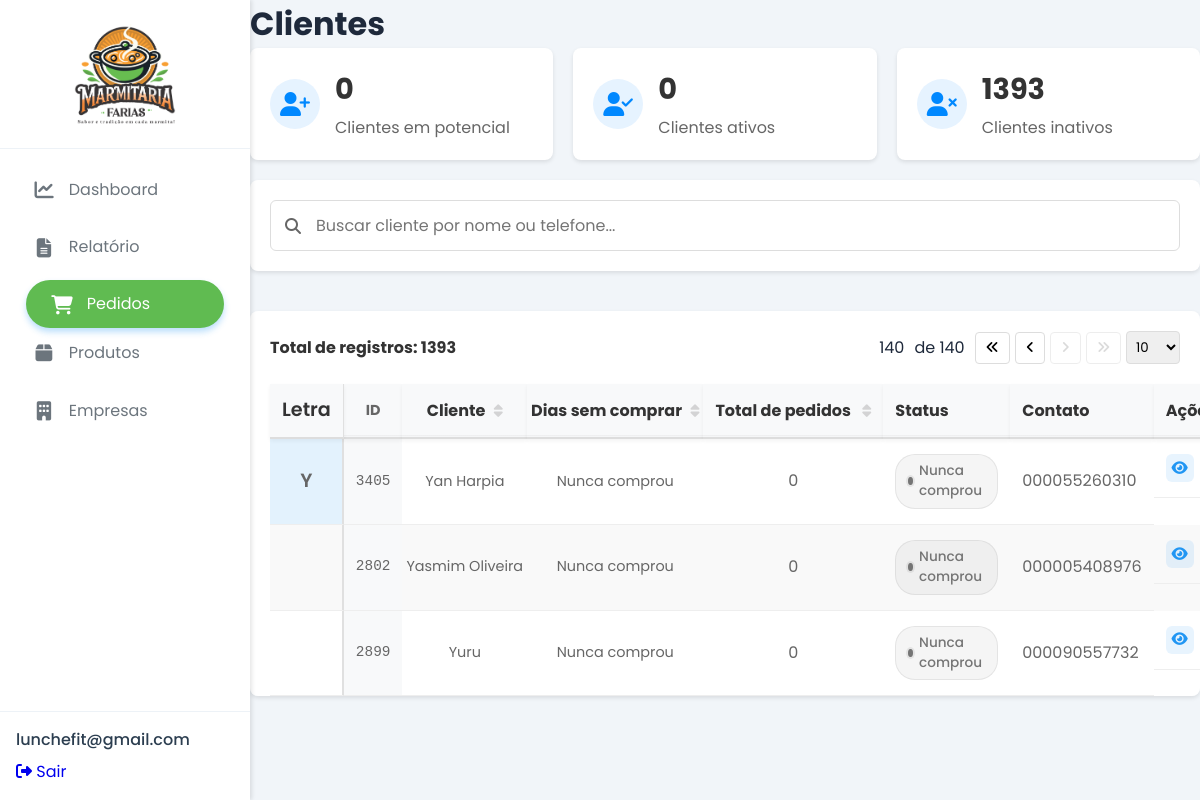
The page /admin/views/clientes.php?pagina=140&itens=10 (signed in) on the database its author committed.
### tables this page shows
CREATE TABLE `clientes` (
  `id_cliente` int(11) NOT NULL AUTO_INCREMENT,
  `nome_cliente` varchar(255) DEFAULT NULL,
  `telefone_cliente` varchar(20) DEFAULT NULL,
  `fk_empresa_id` int(11) DEFAULT NULL,
  `tipo_cliente` tinyint(1) NOT NULL DEFAULT 0 COMMENT '0=pessoa_fisica, 1=funcionario',
  `data_insert` timestamp NULL DEFAULT current_timestamp() COMMENT 'Data e hora do cadastro do cliente no sistema',
  PRIMARY KEY (`id_cliente`),
  UNIQUE KEY `idx_telefone_cliente` (`telefone_cliente`,`id_cliente`),
  KEY `idx_empresa_cliente` (`fk_empresa_id`),
  KEY `idx_tipo_cliente` (`tipo_cliente`)
);

### admin/views/clientes.php (the view, shortened to what this page needs)
<?php
include_once '../config/database.php';
$itens_por_pagina = isset($_GET['itens']) ? (int)$_GET['itens'] : 10;
$pagina_atual = isset($_GET['pagina']) ? (int)$_GET['pagina'] : 1;
$offset = ($pagina_atual - 1) * $itens_por_pagina;
$sql_totais = "SELECT
    (SELECT COUNT(*) FROM clientes) as total_clientes,
    COUNT(DISTINCT CASE
        WHEN DATEDIFF(CURRENT_DATE, p.data_pedido) <= 30
        THEN c.id_cliente
    END) as clientes_ativos,
    COUNT(DISTINCT CASE
        WHEN DATEDIFF(CURRENT_DATE, p.data_pedido) > 30
        AND DATEDIFF(CURRENT_DATE, p.data_pedido) <= 90
        THEN c.id_cliente
    END) as clientes_potenciais,
    (SELECT COUNT(*) FROM clientes
     WHERE id_cliente NOT IN (
         SELECT DISTINCT fk_cliente_id
         FROM pedidos
         WHERE DATEDIFF(CURRENT_DATE, data_pedido) <= 30
     )) as clientes_inativos
FROM clientes c
LEFT JOIN pedidos p ON c.id_cliente = p.fk_cliente_id";
$stmt_totais = $pdo->query($sql_totais);
$totais = $stmt_totais->fetch();
$sql_total = "SELECT COUNT(*) as total FROM clientes";
$stmt_total = $pdo->query($sql_total);
$total_registros = $stmt_total->fetch()['total'];
$total_paginas = ceil($total_registros / $itens_por_pagina);
$sql_clientes = "SELECT
    c.id_cliente,
    c.nome_cliente,
    c.telefone_cliente,
    DATEDIFF(CURRENT_DATE, MAX(p.data_pedido)) as dias_sem_comprar,
    COUNT(p.id_pedido) as total_pedidos,
    CASE
        WHEN MAX(p.data_pedido) IS NULL THEN 'Nunca comprou'
        WHEN DATEDIFF(CURRENT_DATE, MAX(p.data_pedido)) <= 30 THEN 'Ativo'
        ELSE 'Inativo'
    END as status_cliente
FROM clientes c
LEFT JOIN pedidos p ON c.id_cliente = p.fk_cliente_id
GROUP BY c.id_cliente
ORDER BY
    CASE WHEN COUNT(p.id_pedido) = 0 THEN 1 ELSE 0 END, -- Coloca quem nunca comprou por último
    c.nome_cliente ASC -- Ordena alfabeticamente dentro de cada grupo
LIMIT :limit OFFSET :offset";
$stmt_clientes = $pdo->prepare($sql_clientes);
$stmt_clientes->bindValue(':limit', $itens_por_pagina, PDO::PARAM_INT);
$stmt_clientes->bindValue(':offset', $offset, PDO::PARAM_INT);
$stmt_clientes->execute();
$clientes = $stmt_clientes->fetchAll();
function formatarTelefone($telefone) {
    $telefone = preg_replace('/[^0-9]/', '', $telefone);
    $length = strlen($telefone);
    return $telefone;
}
?>
<!DOCTYPE html>
<html lang="en">
<head>
    <link rel="stylesheet" href="../assets/css/style.css">
    <link rel="stylesheet" href="../assets/css/menu.css">
    <link rel="stylesheet" href="../assets/css/clientes.css">
    <link rel="stylesheet" href="https://cdnjs.cloudflare.com/ajax/libs/font-awesome/6.4.0/css/all.min.css">
</head>
<body>
    <?php include_once '../includes/menu.php'; ?>
    <div class="main-content">
        <header>
            <h1>Clientes</h1>
        </header>
        <div class="dashboard-container">
            <div class="card-container">
                <div class="card">
                    <div class="icon">
                        <i class="fa-solid fa-user-plus"></i>
                    </div>
                    <div class="info">
                        <h2><?php echo $totais['clientes_potenciais']; ?></h2>
                        <p>Clientes em potencial</p>
                    </div>
                </div>
                <div class="card">
                    <div class="icon">
                        <i class="fa-solid fa-user-check"></i>
                    </div>
                    <div class="info">
                        <h2><?php echo $totais['clientes_ativos']; ?></h2>
                        <p>Clientes ativos</p>
                    </div>
                </div>
                <div class="card">
                    <div class="icon">
                        <i class="fa-solid fa-user-xmark"></i>
                    </div>
                    <div class="info">
                        <h2><?php echo $totais['clientes_inativos']; ?></h2>
                        <p>Clientes inativos</p>
                    </div>
                </div>
            </div>
            <div class="search-card">
                <div class="search-input">
                    <i class="fas fa-search"></i>
                    <input type="text" id="searchCliente" placeholder="Buscar cliente por nome ou telefone...">
                </div>
            </div>
            <div class="clients-table-card">
                <div class="table-header">
                    <div class="table-title">
                        <h3>Total de registros: <?php echo $total_registros; ?></h3>
                    </div>
                    <div class="table-pagination">
                        <span><?php echo $pagina_atual; ?></span> de <?php echo $total_paginas; ?>
                        <div class="pagination-controls">
                            <a href="?pagina=1&itens=<?php echo $itens_por_pagina; ?>"
                               class="<?php echo $pagina_atual <= 1 ? 'disabled' : ''; ?>">
                                <button <?php echo $pagina_atual <= 1 ? 'disabled' : ''; ?>>
                                    <i class="fas fa-angle-double-left"></i>
                                </button>
                            </a>
                            <a href="?pagina=<?php echo max(1, $pagina_atual - 1); ?>&itens=<?php echo $itens_por_pagina; ?>"
                               class="<?php echo $pagina_atual <= 1 ? 'disabled' : ''; ?>">
                                <button <?php echo $pagina_atual <= 1 ? 'disabled' : ''; ?>>
                                    <i class="fas fa-angle-left"></i>
                                </button>
                            </a>
                            <a href="?pagina=<?php echo min($total_paginas, $pagina_atual + 1); ?>&itens=<?php echo $itens_por_pagina; ?>"
                               class="<?php echo $pagina_atual >= $total_paginas ? 'disabled' : ''; ?>">
                                <button <?php echo $pagina_atual >= $total_paginas ? 'disabled' : ''; ?>>
                                    <i class="fas fa-angle-right"></i>
                                </button>
                            </a>
                            <a href="?pagina=<?php echo $total_paginas; ?>&itens=<?php echo $itens_por_pagina; ?>"
                               class="<?php echo $pagina_atual >= $total_paginas ? 'disabled' : ''; ?>">
                                <button <?php echo $pagina_atual >= $total_paginas ? 'disabled' : ''; ?>>
                                    <i class="fas fa-angle-double-right"></i>
                                </button>
                            </a>
                            <select onchange="window.location.href='?pagina=1&itens=' + this.value">
                                <option value="10" <?php echo $itens_por_pagina == 10 ? 'selected' : ''; ?>>10</option>
                            </select>
                        </div>
                    </div>
                </div>
                <table class="clients-table">
                    <thead>
                        <tr>
                            <th class="letra-column sticky-column">Letra</th>
                            <th>ID</th>
                            <th>Cliente <i class="fas fa-sort"></i></th>
                            <th>Dias sem comprar <i class="fas fa-sort"></i></th>
                            <th>Total de pedidos <i class="fas fa-sort"></i></th>
                            <th>Status</th>
                            <th>Contato</th>
                            <th>Ações</th>
                        </tr>
                    </thead>
                    <tbody>
                        <?php
                        $letra_atual = '';
                        foreach($clientes as $cliente):
                            $primeira_letra = mb_strtoupper(mb_substr($cliente['nome_cliente'], 0, 1, 'UTF-8'));
                            $nova_letra = ($primeira_letra !== $letra_atual);
                            $letra_atual = $primeira_letra;
                        ?>
                        <tr>
                            <td class="letra-column sticky-column <?php echo $nova_letra ? 'nova-letra' : ''; ?>">
                                <?php echo $nova_letra ? $primeira_letra : ''; ?>
                            </td>
                            <td class="id-column"><?php echo $cliente['id_cliente']; ?></td>
                            <td><?php echo htmlspecialchars($cliente['nome_cliente']); ?></td>
                            <td><?php echo $cliente['dias_sem_comprar'] ?? 'Nunca comprou'; ?></td>
                            <td><?php echo $cliente['total_pedidos']; ?></td>
                            <td class="status-column">
                                <span class="status-badge <?php echo strtolower(str_replace(' ', '-', $cliente['status_cliente'])); ?>">
                                    <?php echo $cliente['status_cliente']; ?>
                                </span>
                            </td>
                            <td><?php echo formatarTelefone($cliente['telefone_cliente']); ?></td>
                            <td class="actions">
                                <a href="#" class="view-link" title="Visualizar cliente">
                                    <i class="fas fa-eye"></i>
                                </a>
                            </td>
                        </tr>
                        <?php endforeach; ?>
                    </tbody>
                </table>
            </div>
        </div>
    </div>
</body>
</html>

### admin/assets/css/style.css (style rules this page uses)
:root { --primary: #60bb51; --primary-dark: #49913e; --secondary: #f89f32; --success: #22c55e; --warning: #f59e0b; --danger: #ef4444; --gray-50: #f8fafc; --gray-100: #f1f5f9; --gray-200: #e2e8f0; --gray-300: #cbd5e1; --gray-400: #94a3b8; --gray-500: #64748b; --gray-600: #475569; --gray-700: #334155; --gray-800: #1e293b; --gray-900: #0f172a; --white: #ffffff; }
* { margin: 0; padding: 0; box-sizing: border-box; font-family: 'Poppins', sans-serif; text-decoration: none; outline: none; border: none; transition: all 0.25s cubic-bezier(0.4, 0, 0.2, 1); }
body { display: flex; flex-direction: column; min-height: 100vh; background-color: var(--gray-100); color: var(--gray-800); line-height: 1.5; position: relative; }

### admin/assets/css/menu.css (style rules this page uses)
.main-content { margin-left: 250px; min-height: 100vh; }

### rows shown on the page
clientes: nome_cliente "Y", id_cliente "3405", nome_cliente "Yan Harpia", dias_sem_comprar "Nunca comprou", total_pedidos "0", status_cliente "Nunca comprou", telefone_cliente "000055260310"
clientes: id_cliente "2802", nome_cliente "Yasmim Oliveira", dias_sem_comprar "Nunca comprou", total_pedidos "0", status_cliente "Nunca comprou", telefone_cliente "000005408976"
clientes: id_cliente "2899", nome_cliente "Yuru", dias_sem_comprar "Nunca comprou", total_pedidos "0", status_cliente "Nunca comprou", telefone_cliente "000090557732"

### other values the page prints
$_SESSION['username'] "lunchefit@gmail.com"
$totais['clientes_potenciais'] "0"
$totais['clientes_ativos'] "0"
$totais['clientes_inativos'] "1393"
$total_registros "1393"
$pagina_atual "140"
$total_paginas "140"
